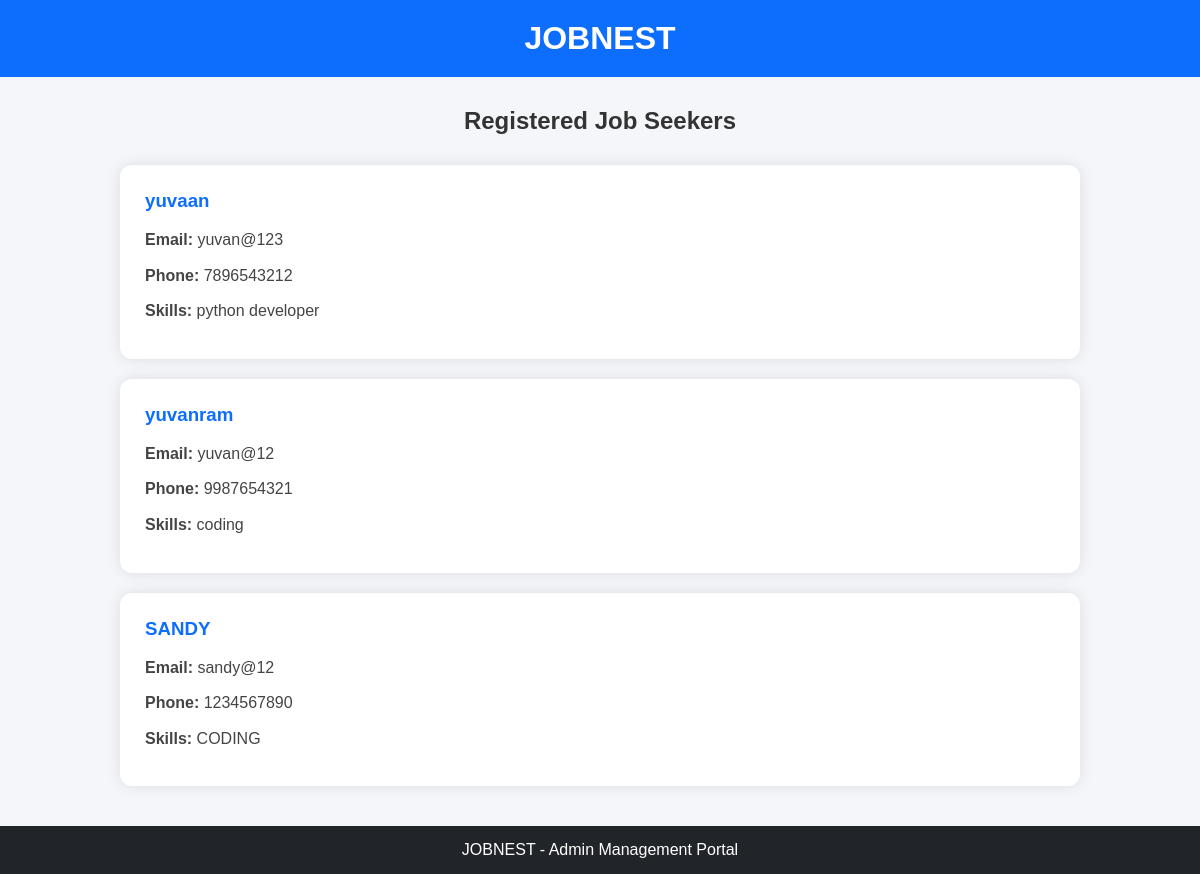
The app's page /view-seekers/ with its own data.
### jobs/models.py (models this page shows, shortened)
class JobSeeker(models.Model):
    full_name = models.CharField(max_length=100)
    email = models.EmailField(unique=True)
    phone = models.CharField(max_length=15)
    skills = models.TextField()
    password = models.CharField(max_length=100)

### jobs/views.py (the view)
# urls.py: path('view-seekers/', views.view_seekers, name='view_seekers'),
def view_seekers(request):
    seekers = JobSeeker.objects.all()
    return render(
        request,
        'view_seekers.html',
        {
            'seekers': seekers
        }
    )

### jobs/templates/view_seekers.html (shortened to what this page needs)
<!DOCTYPE html>
<html>
<head>
</head>
<body>
    <div class="navbar">
        <h1>JOBNEST</h1>
    </div>
    <div class="container">
        <div class="page-title">
            <h2>Registered Job Seekers</h2>
        </div>
        {% if seekers %}
            {% for seeker in seekers %}
                <div class="seeker-card">
                    <h3>{{ seeker.full_name }}</h3>
                    <p>
                        <strong>Email:</strong>
                        {{ seeker.email }}
                    </p>
                    <p>
                        <strong>Phone:</strong>
                        {{ seeker.phone }}
                    </p>
                    <p>
                        <strong>Skills:</strong>
                        {{ seeker.skills }}
                    </p>
                </div>
            {% endfor %}
        {% else %}
            <div class="no-data">
                <h3>No job seekers found.</h3>
            </div>
        {% endif %}
    </div>
    <div class="footer">
        <p>JOBNEST - Admin Management Portal</p>
    </div>
</body>
</html>

### jobs/templates/view_seekers.html (style rules this page uses)
* { margin:0; padding:0; box-sizing:border-box; font-family:Arial, sans-serif; }
body { background:#f4f6f9; }
.navbar { background:#0d6efd; color:white; text-align:center; padding:20px; }
.container { width:80%; margin:auto; margin-top:30px; }
.page-title { text-align:center; margin-bottom:30px; }
.page-title h2 { color:#333; }
.seeker-card { background:white; padding:25px; margin-bottom:20px; border-radius:12px; box-shadow:0 0 15px rgba(0,0,0,0.1); }
.seeker-card h3 { color:#0d6efd; margin-bottom:15px; }
.seeker-card p { margin-bottom:10px; color:#444; line-height:1.6; }
.footer { margin-top:40px; background:#212529; color:white; text-align:center; padding:15px; }

### records on screen
JobSeeker: full_name "yuvaan", email "yuvan@123", phone "7896543212", skills "python developer"
JobSeeker: full_name "yuvanram", email "yuvan@12", phone "9987654321", skills "coding"
JobSeeker: full_name "SANDY", email "sandy@12", phone "1234567890", skills "CODING"
